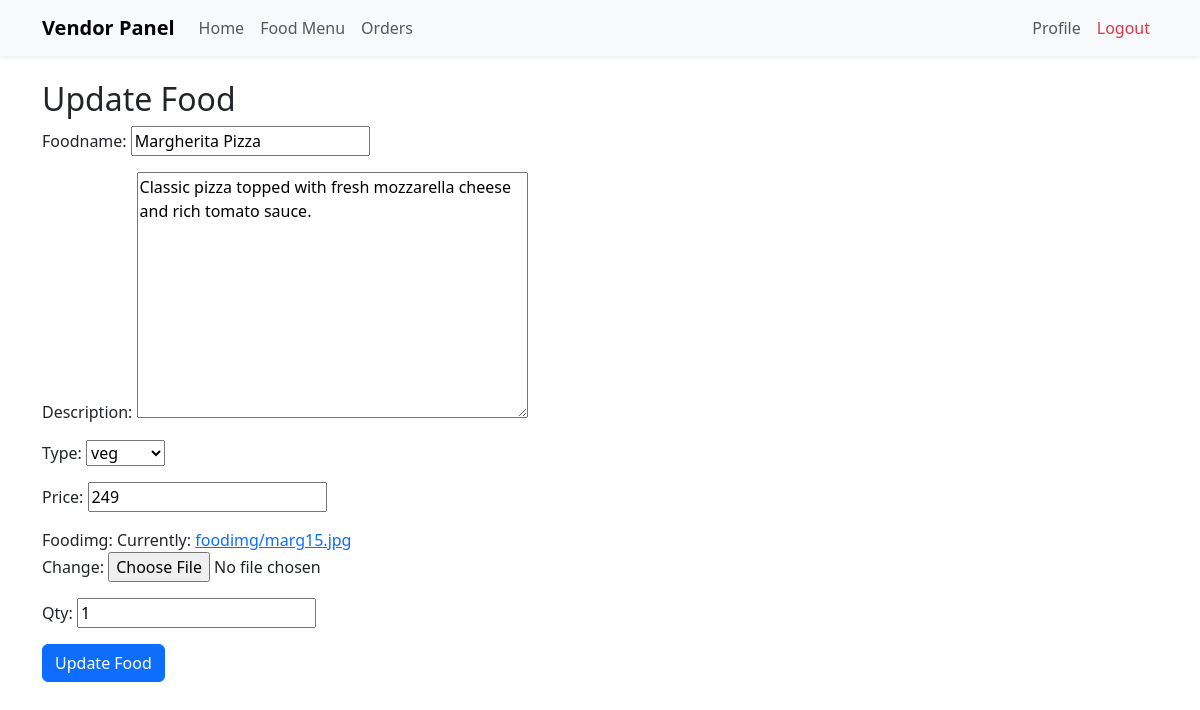
The app's page /update-food/39/ (signed in) with its own data.
### menu/models.py (models this page shows)
class FoodMenu(models.Model):
    restaurant = models.ForeignKey(
        VendorDetails,
        on_delete=models.CASCADE,null=True,
    blank=True
    )
    food_types = [
        ('VEG', 'veg'),
        ('NONVEG', 'nonveg')
    ]
    foodname = models.CharField(max_length=100)
    type = models.CharField(max_length=100, choices=food_types)
    price = models.IntegerField()
    foodimg = models.ImageField(upload_to='foodimg/')
    Qty = models.CharField(max_length=100)
    description = models.TextField(max_length=300, blank=True, null=True)

### menu/views.py (the view)
# urls.py: path('update-food/<int:id>/', views.updatefood, name='updatefood'),
@login_required(login_url="login")
def updatefood(request, id):
    vendor = get_object_or_404(VendorDetails, user=request.user)
    food = get_object_or_404(
        FoodMenu,
        id=id,
        restaurant=vendor
    )
    if request.method == "POST":
        form = FoodMenuForm(request.POST, request.FILES, instance=food)
        if form.is_valid():
            form.save()
            return redirect("foodlist")
    else:
        form = FoodMenuForm(instance=food)
    return render(request, "accounts/updatefood.html", {
        "form": form
    })

### menu/forms.py
class FoodMenuForm(forms.ModelForm):
    class Meta:
        model = FoodMenu
        fields = [
        "foodname",
         "description",
        "type",
        "price",
        "foodimg",
        "Qty"
        ]

### templates/accounts/updatefood.html (shortened to what this page needs)
{% extends 'vendor_base.html' %}
{% block content %}
<h2>Update Food</h2>
<form method="POST" enctype="multipart/form-data">
    {{ form.as_p }}
    <button type="submit" class="btn btn-primary">
        Update Food
    </button>
</form>
{% endblock %}

### records on screen
FoodMenu: foodname "Margherita Pizza", description "Classic pizza topped with fresh mozzarella cheese and rich tomato sauce.", type "veg", price "249", Qty "1"
